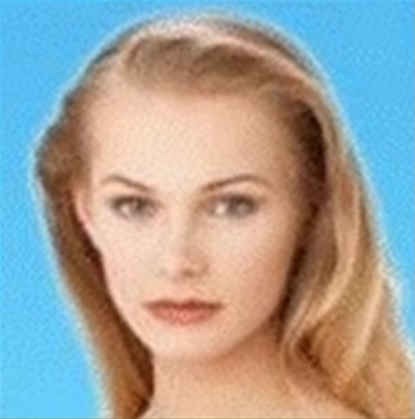
%> input picture Fig1.jpg, 415 x 419 px
$ octave Lab1.m   (GNU Octave 9; MATLAB toolbox functions it lacks are replaced by stand-ins)
%> lines starting %> are read from the running program, lines starting %| are printed output that depends on the picture; in (x1, y1, x2, y2) boxes, pixels count from 0 and x2, y2 are one past the last pixel; in counts of white or black regions, pixels touching at a corner belong together; the program's own positions count from 1
### CharacteristicValues.m
function [CV] = CharacteristicValues(Im)
% CharacteristicValues - Calculate Characteristic Values from Images
%
% Syntax:
%   [CV] = CharacteristicValues(Im)
%
% Input:
%   Im - A cell array containing images
%
% Output:
%   CV - Characteristic Values vector for each image in Im
%
% Description:
%   This function takes a cell array of images and calculates
%   Characteristic Values for each image.
%
% Parameters:
%   X, Y - Dimensions for the temporary image matrix
%   CV - Characteristic Values vector for each image
%   Imk - Temporary image matrix for each iteration
%   Sum - Accumulator for pixel values in the image
%
% Example:
%   img1 = imread('image1.jpg');
%   img2 = imread('image2.jpg');
%   images = {struct('image', img1), struct('image', img2)};
%   charValues = CharacteristicValues(images);
%
% Author: Your Name
% Date:   Current Date

% Set temporary image dimensions
X = 500;
Y = X;

% Initialize the Characteristic Values vector
CV = zeros(1, length(Im));

% Iterate through each image in the cell array
for k = 1:length(Im)
    % Extract the image matrix
    Imk = Im(1, k).image;

    % Initialize the pixel sum accumulator
    Sum = 0;

    % Iterate through each pixel in the image
    for i = 1:X
        for j = 1:Y
            % Accumulate pixel values
            Sum = Sum + double(Imk(i, j));
        end
        % Calculate Characteristic Value for the current row
        CV(k) = Sum / (255 * X * Y);
    end
end

end

### CGBSCR1G2B3.m
function [Im] = CGBSCR1G2B3(image)
% CGBSCR1G2B3 - Color and Image Processing Function
%
% Syntax:
%   [Im] = CGBSCR1G2B3(image)
%
% Input:
%   image - The input image file path or matrix
%
% Output:
%   Im - A cell array containing various processed versions of the input image
%
% Description:
%   This function takes an input image and performs several color and
%   image processing operations to generate different representations
%   of the original image.
%
% Processing Steps:
%   1. Read the input image.
%   2. Convert the image to grayscale.
%   3. Binarize the grayscale image.
%   4. Apply grayscale slicing with 20 levels.
%   5. Extract the red channel of the original image.
%   6. Extract the green channel of the original image.
%   7. Extract the blue channel of the original image.
%
% Example:
%   img = 'path/to/your/image.jpg';
%   processedImages = CGBSCR1G2B3(img);
%
% Author: Your Name
% Date:   Current Date

% Step 1: Read the input image
Im = repmat({}, 7);
Im(1,1).image = imread(image);

% Step 2: Convert the image to grayscale
Im(1,2).image = rgb2gray(Im(1,1).image);

% Step 3: Binarize the grayscale image
Im(1,3).image = imbinarize(Im(1,2).image);

% Step 4: Apply grayscale slicing with 20 levels
Im(1,4).image = grayslice(Im(1,2).image, 20);

% Step 5: Extract the red channel of the original image
Im(1,5).image = Im(1,1).image(:,:,1);

% Step 6: Extract the green channel of the original image
Im(1,6).image = Im(1,1).image(:,:,2);

% Step 7: Extract the blue channel of the original image
Im(1,7).image = Im(1,1).image(:,:,3);

end

### SimilarityDetermination.m
function [Sim] = SimilarityDetermination(Im)
% SimilarityDetermination - Calculate Image Similarity Matrix
%
% Syntax:
%   [Sim] = SimilarityDetermination(Im)
%
% Input:
%   Im - A cell array containing images
%
% Output:
%   Sim - Image Similarity Matrix
%
% Description:
%   This function takes a cell array of images and calculates the
%   similarity matrix between each pair of images.
%
% Parameters:
%   X, Y - Dimensions for the temporary image matrix
%   Sim - Image Similarity Matrix
%   Imk - Temporary image matrix for each iteration
%   Sum - Accumulator for pixel differences between images
%
% Example:
%   img1 = imread('image1.jpg');
%   img2 = imread('image2.jpg');
%   images = {struct('image', img1), struct('image', img2)};
%   similarityMatrix = SimilarityDetermination(images);
%
% Author: Your Name
% Date:   Current Date

% Set temporary image dimensions
X = 500;
Y = X;

% Initialize the Image Similarity Matrix
Sim = zeros(length(Im), length(Im));

% Initialize the temporary image matrix
Imk = zeros(X, Y);

% Iterate through each pair of images
for k = 1:length(Im)
    for l = 1:length(Im)
        % Extract the image matrices
        Imk = Im(1, k).image;

        % Initialize the pixel difference accumulator
        Sum = 0;

        % Iterate through each pixel in the images
        for i = 1:X
            for j = 1:Y
                % Accumulate absolute pixel differences
                Sum = Sum + abs(double(Im(1, l).image(i, j)) - double(Imk(i, j)));
            end
            % Calculate similarity score for the current row
            Sim(k, l) = 1 - Sum / (255 * X * Y);
        end
    end
end

end

### Lab1.m
%% ENEL 503 Lab 1
% Gustavo Da Costa Gomez, 30085980

%% Question 1

% Q1 a) - Load and display images
Im = repmat({}, 6);
Im(1,1).image = imread('Fig1.jpg');
Im(1,2).image = imread('Fig2.jpg');
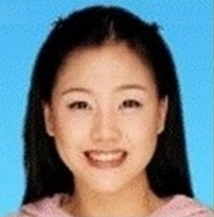
%> input picture Fig2.jpg, 214 x 217 px
Im(1,3).image = imread('Fig12.jpg');
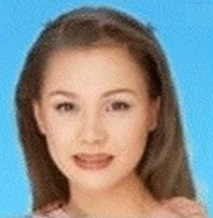
%> input picture Fig12.jpg, 213 x 218 px
Im(1,4).image = imread('Rand1.jpg');
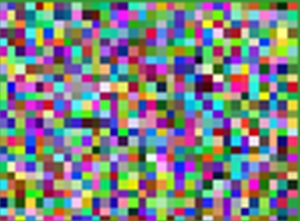
%> input picture Rand1.jpg, 300 x 221 px
Im(1,5).image = imread('Rand2.jpg');
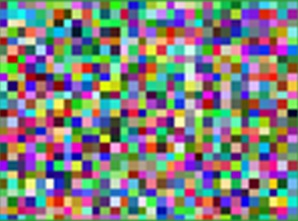
%> input picture Rand2.jpg, 298 x 221 px
Im(1,6).image = imread('Mandrill.png');
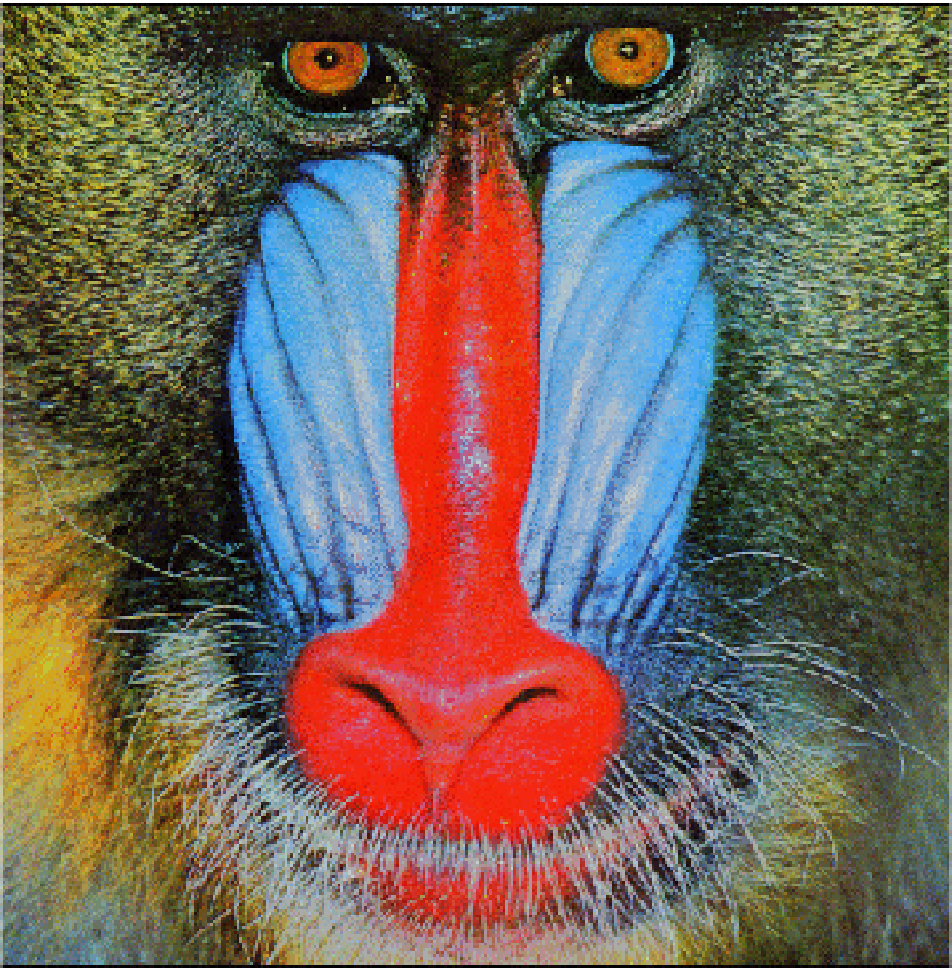
%> input picture Mandrill.png, 952 x 968 px

% Display images in a subplot
figure
subplot(2,3,1), imshow(Im(1,1).image), title('Fig1');
subplot(2,3,2), imshow(Im(1,2).image), title('Fig2');
subplot(2,3,3), imshow(Im(1,3).image), title('Fig12');
subplot(2,3,4), imshow(Im(1,4).image), title('Rand1');
subplot(2,3,5), imshow(Im(1,5).image), title('Rand2');
subplot(2,3,6), imshow(Im(1,6).image), title('Mandrill');
sgtitle('Question 1 a)');

% Q1 b) - Convert images to grayscale and display
for i = 1:6
    Im(1,i).image = rgb2gray(Im(1,i).image);
end
%> after the loop, Im = 6 items
figure
subplot(2,3,1), imshow(Im(1,1).image), title('Fig1');
subplot(2,3,2), imshow(Im(1,2).image), title('Fig2');
subplot(2,3,3), imshow(Im(1,3).image), title('Fig12');
subplot(2,3,4), imshow(Im(1,4).image), title('Rand1');
subplot(2,3,5), imshow(Im(1,5).image), title('Rand2');
subplot(2,3,6), imshow(Im(1,6).image), title('Mandrill');
sgtitle('Question 1 b)');

% Q1 c) - Resize images and display
for i = 1:6
    Im(1,i).image = imresize(Im(1,i).image, [500, 500]);
end
figure
subplot(2,3,1), imshow(Im(1,1).image), title('Fig1');
subplot(2,3,2), imshow(Im(1,2).image), title('Fig2');
subplot(2,3,3), imshow(Im(1,3).image), title('Fig12');
subplot(2,3,4), imshow(Im(1,4).image), title('Rand1');
subplot(2,3,5), imshow(Im(1,5).image), title('Rand2');
subplot(2,3,6), imshow(Im(1,6).image), title('Mandrill');
sgtitle('Question 1 c)');

% Save grayscale images
imwrite(Im(1,1).image, 'Fig1_gs.jpg');
imwrite(Im(1,2).image, 'Fig2_gs.jpg');
imwrite(Im(1,3).image, 'Fig12_gs.jpg');
imwrite(Im(1,4).image, 'Rand1_gs.jpg');
imwrite(Im(1,5).image, 'Rand2_gs.jpg');
imwrite(Im(1,6).image, 'Mandrill_gs.png');

%% Question 2

% Process the Mandrill image using the CGBSCR1G2B3 function
Im = CGBSCR1G2B3('Mandrill.png');
%> Im = 7 items

% Display processed images
figure
subplot(2, 4, 1), imshow(Im(1,1).image);
subplot(2, 4, 2), imshow(Im(1,2).image);
subplot(2, 4, 3), imshow(Im(1,3).image);
%> after `imshow(Im(1,3).image)`:
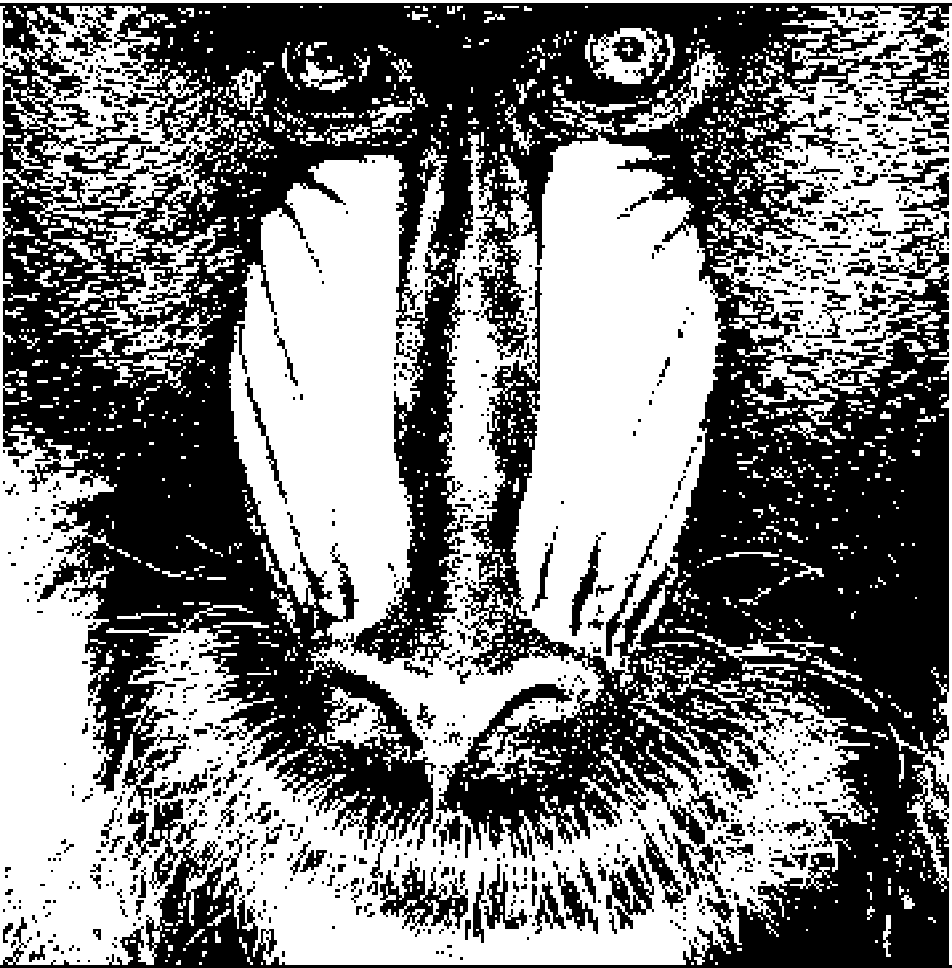
%> displayed picture: size 968x952 logical; 49.2% white; 1360 white regions (903 under 20 px), largest, box (x1, y1, x2, y2) and area: (0, 6, 870, 965) 351557, (710, 6, 952, 965) 48576, (0, 0, 952, 3) 2856
subplot(2, 4, 4), imshow(Im(1,4).image, jet(20));
subplot(2, 4, 5), imshow(Im(1,5).image);
subplot(2, 4, 6), imshow(Im(1,6).image);
subplot(2, 4, 7), imshow(Im(1,7).image);
%> after `imshow(Im(1,7).image)`:
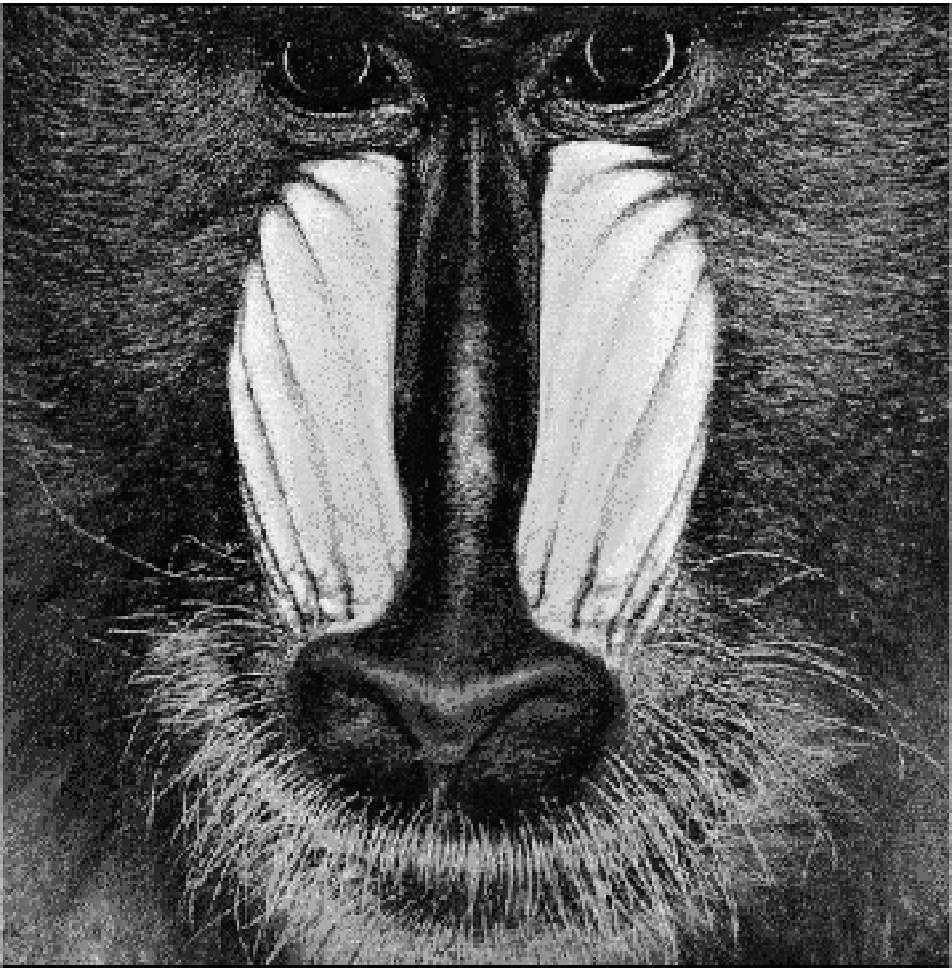
%> displayed picture: size 968x952, on the screen's scale of 0 to 255; min 0, max 255, mean 88.4
sgtitle('Question 2');

%% Question 3

% Load grayscale images for Question 3
Im = repmat({}, 6);
Im(1,1).image = imread('Fig1_gs.jpg');
Im(1,2).image = imread('Fig2_gs.jpg');
Im(1,3).image = imread('Fig12_gs.jpg');
Im(1,4).image = imread('Rand1_gs.jpg');
Im(1,5).image = imread('Rand2_gs.jpg');
Im(1,6).image = imread('Mandrill_gs.png');

% Calculate Characteristic Values and display
CV = CharacteristicValues(Im);
%> the loop in CharacteristicValues, `for k = 1:length(Im)` made 6 passes
%> after the loop in CharacteristicValues, `for k = 1:length(Im)`: CV = [0.63 0.485 0.549 0.507 0.503 0.402]
%> CV = [0.63 0.485 0.549 0.507 0.503 0.402]
disp(CV);
%|    0.6299   0.4850   0.5490   0.5068   0.5026   0.4024

%% Question 4

% Calculate Similarity Matrix and display
%> (the run ends here)
